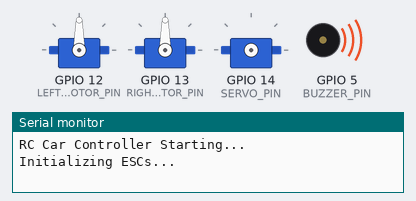
The sketch below on a simulated ESP8266 (NodeMCU). On the bench: 3 × servo, buzzer (waves = sounding), the last lines printed to the serial monitor. WiFi joins after 1.5 s; servers stay silent unless stated.

Above: at 0.1 s.
At 3.1 s:
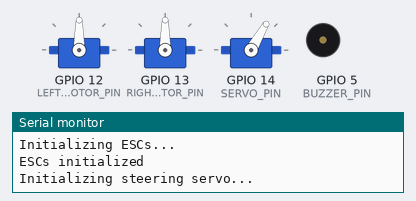
At 4.6 s:
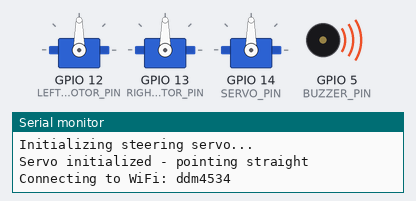
At 6.8 s:
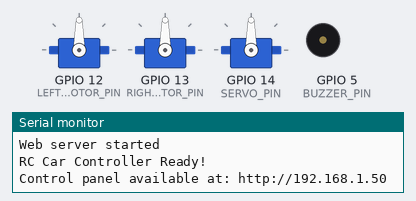
Timing chart, 0 to 8.3 s (numbered marks = the images above):
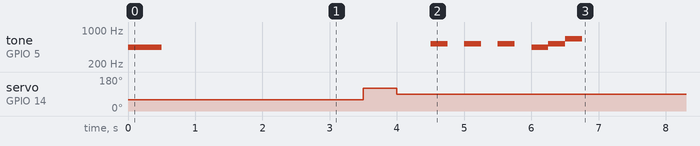

The sketch:

rc_car.ino
```cpp
#include <ESP8266WiFi.h>
#include <ESP8266WebServer.h>
#include <Servo.h>

// WiFi credentials
const char* ssid = "ddm4534";
const char* password = "12345678";

// Pin definitions
const int LEFT_MOTOR_PIN = 12;   // GPIO 12 - Left rear wheel ESC
const int RIGHT_MOTOR_PIN = 13;  // GPIO 13 - Right rear wheel ESC
const int SERVO_PIN = 14;        // GPIO 14 - Steering servo
const int BUZZER_PIN = 5;        // D1

// Motor and servo objects
Servo leftMotor;
Servo rightMotor;
Servo steeringServo;

// Control parameters
const int MOTOR_NEUTRAL = 1500;  // ESC neutral position (1500µs)
const int MOTOR_MIN = 1000;      // ESC minimum (1000µs)
const int MOTOR_MAX = 2000;      // ESC maximum (2000µs)
const int SERVO_CENTER = 90;     // Servo center position
const int SERVO_MAX_LEFT = 60;   // Maximum left turn (90-90)
const int SERVO_MAX_RIGHT = 120; // Maximum right turn (90+90)

// Current control values
int currentSpeed = 0;    // -100 to 100
int currentTurn = 0;     // -100 to 100
bool emergencyStop = false;

// Web server
ESP8266WebServer server(80);

void setup() {
  Serial.begin(115200);
  Serial.println("RC Car Controller Starting...");

  pinMode(BUZZER_PIN, OUTPUT);

  tone(BUZZER_PIN, 440, 500);

  // Initialize motors and servo
  initializeMotors();
  initializeServo();

  // Connect to WiFi
  connectToWiFi();

  // Setup web server routes
  setupWebServer();

  Serial.println("RC Car Controller Ready!");
  Serial.print("Control panel available at: http://");
  Serial.println(WiFi.localIP());
}

void loop() {
  server.handleClient();

  // Apply emergency stop if activated
  if (emergencyStop) {
    stopMotors();
  } else {
    updateMotors();
    updateSteering();
  }

  delay(20); // Small delay for stability
}

void initializeMotors() {
  Serial.println("Initializing ESCs...");

  // Attach ESCs to PWM pins
  leftMotor.attach(LEFT_MOTOR_PIN, MOTOR_MIN, MOTOR_MAX);
  rightMotor.attach(RIGHT_MOTOR_PIN, MOTOR_MIN, MOTOR_MAX);

  // Send neutral signal for ESC initialization
  leftMotor.writeMicroseconds(MOTOR_NEUTRAL);
  rightMotor.writeMicroseconds(MOTOR_NEUTRAL);

  // Wait for ESC initialization (important!)
  delay(3000);

  Serial.println("ESCs initialized");
}

void initializeServo() {
  Serial.println("Initializing steering servo...");

  steeringServo.attach(SERVO_PIN);
  steeringServo.write(SERVO_MAX_LEFT);
  delay(500);
  steeringServo.write(SERVO_MAX_RIGHT);
  delay(500);
  steeringServo.write(SERVO_CENTER); // Point straight ahead

  delay(500);
  Serial.println("Servo initialized - pointing straight");
}

void connectToWiFi() {
  Serial.print("Connecting to WiFi: ");
  Serial.println(ssid);

  WiFi.begin(ssid, password);

  while (WiFi.status() != WL_CONNECTED) {
    tone(BUZZER_PIN, 523, 250);
    delay(500);
    Serial.print(".");
  }

  Serial.println("");
  Serial.println("WiFi connected!");
  Serial.print("IP address: ");
  Serial.println(WiFi.localIP());

  tone(BUZZER_PIN, 440, 250);
  delay(250);
  tone(BUZZER_PIN, 523, 250);
  delay(250);
  tone(BUZZER_PIN, 659, 250);
  delay(250);
}

void setupWebServer() {
  // Serve the main control page
  server.on("/", handleRoot);

  // API endpoints for control
  server.on("/control", HTTP_POST, handleControl);
  server.on("/stop", HTTP_POST, handleEmergencyStop);
  server.on("/status", HTTP_GET, handleStatus);

  server.begin();
  Serial.println("Web server started");
}

void handleRoot() {
  String html = R"(
<!DOCTYPE html>
<html>
<head>
    <meta charset='UTF-8'>
    <meta name='viewport' content='width=device-width, initial-scale=1.0, user-scalable=no'>
    <title>RC Car Controller</title>
    <link rel='stylesheet' href='https://pcwu2022.github.io/rc_car_ino/data/style.css'>
</head>
<body>
    <div class='container'>
        <h1>🏎️ RC Car Controller</h1>

        <div class='status'>
            <div>Speed: <span id='speed'>0</span>%</div>
            <div>Turn: <span id='turn'>0</span>%</div>
            <div>Status: <span id='status'>Ready</span></div>
        </div>

        <div class='joystick-container' id='joystickContainer'>
            <div class='joystick' id='joystick'></div>
        </div>

        <button class='emergency-stop' onclick='emergencyStop() '>🛑 EMERGENCY STOP</button>
    </div>

    <script src='https://pcwu2022.github.io/rc_car_ino/data/script.js'></script>
</body>
</html>
  )";

  server.send(200, "text/html", html);
}

void handleControl() {
  if (server.hasArg("speed") && server.hasArg("turn")) {
    int newSpeed = server.arg("speed").toInt();
    int newTurn = server.arg("turn").toInt();

    // Clamp values to valid range
    currentSpeed = constrain(newSpeed, -100, 100);
    currentTurn = constrain(newTurn, -100, 100);

    emergencyStop = false; // Clear emergency stop when new commands received

    Serial.print("Speed: ");
    Serial.print(currentSpeed);
    Serial.print(", Turn: ");
    Serial.println(currentTurn);

    server.send(200, "text/plain", "OK");
  } else {
    server.send(400, "text/plain", "Missing parameters");
  }
}

void handleEmergencyStop() {
  emergencyStop = true;
  currentSpeed = 0;
  currentTurn = 0;

  Serial.println("EMERGENCY STOP ACTIVATED!");
  server.send(200, "text/plain", "Emergency stop activated");
  tone(BUZZER_PIN, 440, 1000);
}

void handleStatus() {
  String status = "{";
  status += "\"speed\":" + String(currentSpeed) + ",";
  status += "\"turn\":" + String(currentTurn) + ",";
  status += "\"emergency\":" + String(emergencyStop ? "true" : "false");
  status += "}";

  server.send(200, "application/json", status);
}

void updateMotors() {
  // Calculate differential steering
  int leftSpeed = currentSpeed;
  int rightSpeed = currentSpeed;

  // Apply differential steering for turning
  if (currentTurn > 0) { // Turning right
    leftSpeed = currentSpeed;
    rightSpeed = currentSpeed - (abs(currentTurn) * currentSpeed / 100);
  } else if (currentTurn < 0) { // Turning left
    rightSpeed = currentSpeed;
    leftSpeed = currentSpeed - (abs(currentTurn) * currentSpeed / 100);
  }

  // Convert speed percentage to ESC microseconds
  int leftPWM = map(leftSpeed, -100, 100, MOTOR_MIN, MOTOR_MAX);
  int rightPWM = map(rightSpeed, -100, 100, MOTOR_MIN, MOTOR_MAX);

  // Apply to motors
  leftMotor.writeMicroseconds(leftPWM);
  rightMotor.writeMicroseconds(rightPWM);
}

void updateSteering() {
  // Convert turn percentage to servo angle
  int servoAngle = map(currentTurn, -100, 100, SERVO_MAX_LEFT, SERVO_MAX_RIGHT);
  steeringServo.write(servoAngle);
}

void stopMotors() {
  leftMotor.writeMicroseconds(MOTOR_NEUTRAL);
  rightMotor.writeMicroseconds(MOTOR_NEUTRAL);
}
```

rc_car_backup.ino
```cpp

```
